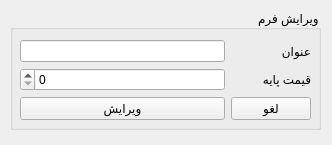
<?xml version="1.0" encoding="UTF-8"?>
<ui version="4.0">
 <class>Form</class>
 <widget class="QWidget" name="Form">
  <property name="geometry">
   <rect>
    <x>0</x>
    <y>0</y>
    <width>332</width>
    <height>145</height>
   </rect>
  </property>
  <property name="windowTitle">
   <string>Form</string>
  </property>
  <property name="layoutDirection">
   <enum>Qt::RightToLeft</enum>
  </property>
  <widget class="QGroupBox" name="groupBox_3">
   <property name="geometry">
    <rect>
     <x>10</x>
     <y>10</y>
     <width>311</width>
     <height>120</height>
    </rect>
   </property>
   <property name="title">
    <string>ویرایش فرم</string>
   </property>
   <widget class="QWidget" name="formLayoutWidget">
    <property name="geometry">
     <rect>
      <x>10</x>
      <y>30</y>
      <width>291</width>
      <height>84</height>
     </rect>
    </property>
    <layout class="QFormLayout" name="formLayout">
     <item row="0" column="0">
      <widget class="QLabel" name="label">
       <property name="text">
        <string>عنوان</string>
       </property>
      </widget>
     </item>
     <item row="0" column="1">
      <widget class="QLineEdit" name="title_input">
       <property name="maxLength">
        <number>100</number>
       </property>
      </widget>
     </item>
     <item row="1" column="0">
      <widget class="QLabel" name="label_2">
       <property name="text">
        <string>قیمت پایه</string>
       </property>
      </widget>
     </item>
     <item row="1" column="1">
      <widget class="QSpinBox" name="base_price_input">
       <property name="prefix">
        <string/>
       </property>
       <property name="maximum">
        <number>9999999</number>
       </property>
      </widget>
     </item>
     <item row="2" column="0">
      <widget class="QPushButton" name="cancel_edit_btn">
       <property name="text">
        <string>لغو</string>
       </property>
      </widget>
     </item>
     <item row="2" column="1">
      <widget class="QPushButton" name="edit_btn">
       <property name="text">
        <string>ویرایش</string>
       </property>
      </widget>
     </item>
    </layout>
   </widget>
  </widget>
 </widget>
 <resources/>
 <connections/>
</ui>
